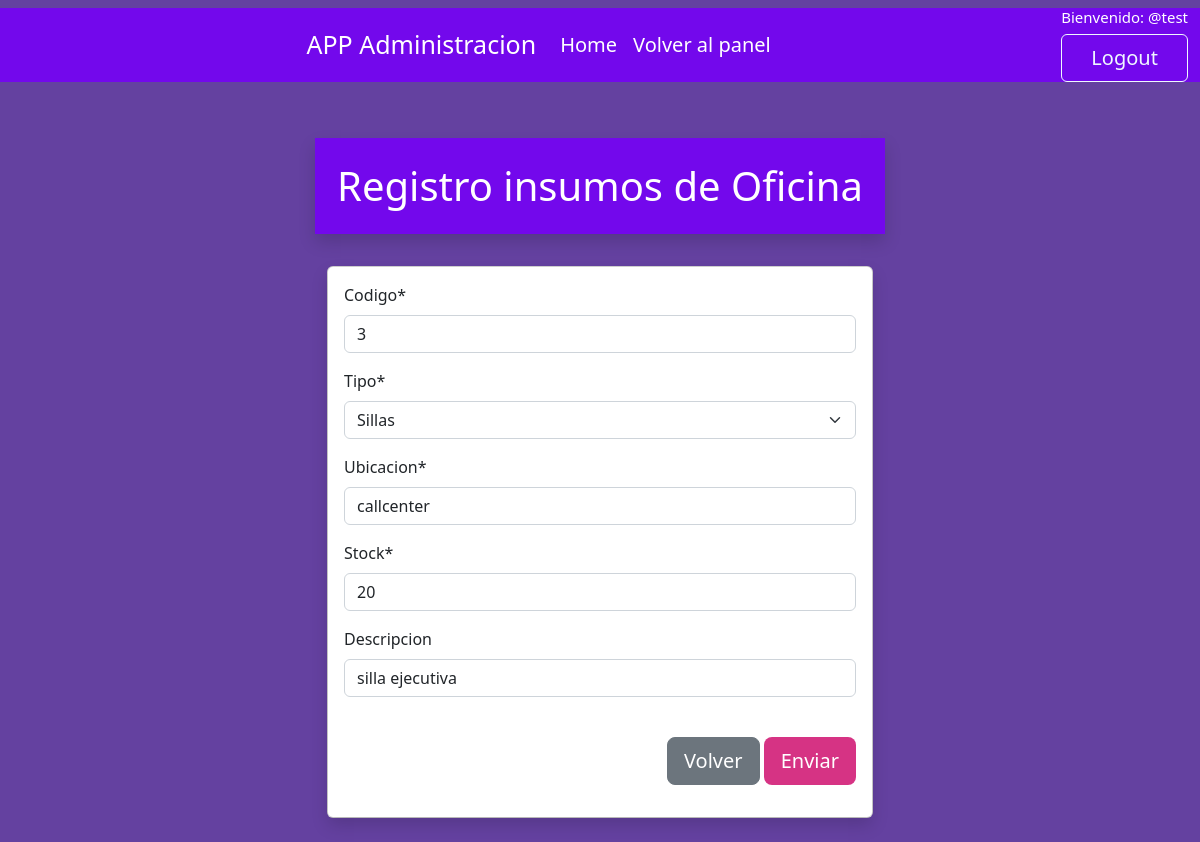
The app's page /modificar_art_oficina/2/ (signed in) with its own data.
### adminAPP/models.py (models this page shows, shortened)
class InsmoOficina(models.Model):
    Codigo = models.IntegerField(unique=True)
    Tipo= models.CharField(max_length=100, choices=tipo_artoficina)
    Ubicacion = models.CharField(max_length=100)
    Stock = models.IntegerField()
    Descripcion = models.CharField(max_length=150, blank=True, null=True)

### adminAPP/views.py (the view)
# urls.py: path('modificar_art_oficina/<id>/', modificar_art_oficina, name='modificar_art_oficina'),
@permission_required('adminAPP.imsmo_oficina.change_insmo_oficina')
def modificar_art_oficina(request, id):
    insumos_oficina = get_object_or_404(InsmoOficina, id=id)
    data = {
        'form':InsumosOficinasForm(instance=insumos_oficina)
    }
    if request.method == 'POST':
        formulario = InsumosOficinasForm(data=request.POST, instance=insumos_oficina)
        if formulario.is_valid():
            formulario.save()
            return redirect(to="listar_art_oficina")
        data["form"] = formulario
    return render(request, './art_oficina/modificar.html', data)

### adminAPP/forms.py
class InsumosOficinasForm(forms.ModelForm):
    class Meta:
        model = InsmoOficina
        fields = '__all__'

### adminAPP/templates/art_oficina/modificar.html (shortened to what this page needs)
{% include 'Home/../base2.html' %}
{% load crispy_forms_tags %}
<div class="container py-4">
        <div class="row justify-content-center py-4">
            <h5 class="row col-sm-12 col-md-6 col-md-5 justify-content-center display-6 py-md-4 shadow" style="color: white; background-color: #7308EC; border-radius: 0px">Registro insumos de Oficina</h5>
        </div>
        <div class="row">
            <div class="col-12 col-md-6 offset-md-3">
                <div class="card">
                    <div class="card-body shadow">
                        <form action="" method="post" autocomplete="on"">
                            {{ form | crispy }}
                            <br>
                            <div class="d-flex justify-content-end">
                                <button class="btn btn-lg btn-secondary" type="submit" id="btnenviar">Volver</button>
                                <button class="btn btn-lg" type="reset" id="btnenviar" style="background-color: #d63384; color: white">Enviar</button>
                            </div>
                        </form>
                    </div>
                </div>
            </div>
        </div>
    </div>

### adminAPP/templates/base2.html (shortened to what this page needs)
{% load static %}
{% load  cloudinary %}
<link href="https://cdn.jsdelivr.net/npm/bootstrap@5.2.0-beta1/dist/css/bootstrap.min.css" rel="stylesheet">
<link rel="stylesheet" href="https://cdnjs.cloudflare.com/ajax/libs/font-awesome/6.1.1/css/all.min.css">
</head>
<body>
<nav class="navbar navbar-expand-lg">
  <div class="container-fluid">
    <a class="navbar-brand" href="#" style="font-size: 25px">APP Administracion</a>
    <div class="collapse navbar-collapse" id="navbarTogglerDemo02">
      <ul class="navbar-nav me-auto mb-2 mb-lg-0">
        <li class="nav-item">
          <a class="nav-link active" aria-current="page" href="{% url 'home' %}" style="color: white; font-size: 20px">Home</a>
        </li>
        <li class="nav-item">
          <a class="nav-link active" aria-current="page" href="{% url 'panel' %}" style="color: white; font-size: 20px">Volver al panel</a>
        </li>
      </ul>
    <div class="row">
        <ul class="navbar-nav me-auto mb-2 mb-lg-0">
              {% if user.is_authenticated %}
                  <li>
                      <h5 style="color: white; font-size: 15px">Bienvenido: @{{ user.username }}</h5>
                      <a class="nav-link active btn btn-toolbar" aria-current="page" href="{% url 'login' %}" style="font-size: 20px; color: aliceblue">Logout</a>
                  </li>
              {% endif %}
        </ul>
    </div>
</nav>
</body>
</html>

### adminAPP/templates/base2.html (style rules this page uses)
body { background-color: #6441A0; }
.container-fluid { background-color: #7308EC; }
.navbar-brand { color: white; }

### adminAPP/templates/art_oficina/modificar.html (style rules this page uses)
body { background-color: #6441A0; }

### records on screen
InsmoOficina: Codigo "3", Tipo "Sillas", Ubicacion "callcenter", Stock "20", Descripcion "silla ejecutiva"

### other values on screen
{{ user.username }} "test"
